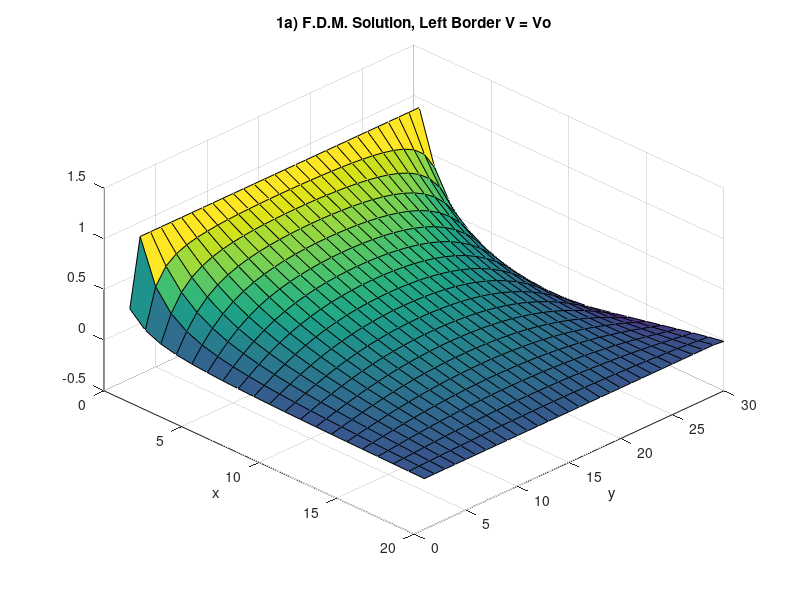
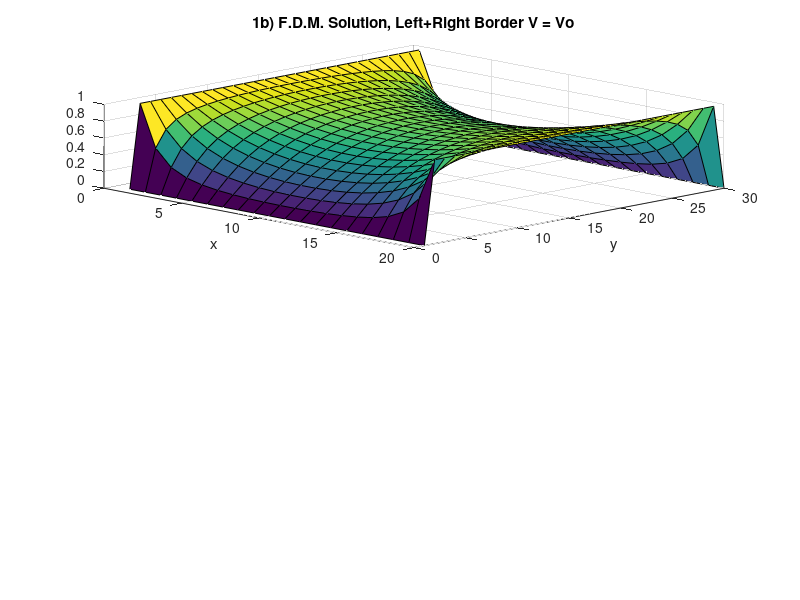

Here is the MATLAB script that generated these plots, in order:
%% Assignment 2 Finite Difference Method
% Part 1

clear all;
close all;
set(0,'DefaultFigureWindowStyle','docked');

%%
% set the size of the region being used

L = 3;
W = 2;

% Set Vo arbitrarily to 1
Vo = 1;

% Set the spacing for the mesh and the number of nodes total based on
% region size
dx = 0.1;
dy = 0.1;
nx = L/dx;
ny = W/dy;

%%
% Using the finite difference method, a matrix G is used where GV = F
% V represetnts the voltage at discretized points within thje selescted
% region.
% F represents a matrix that forces the boundary conditions.
% G represents the voltage at each point relative to the points surrounding
% it.
% 


% The G matrix is formed using the number of points calculated above
G = zeros(nx*ny,nx*ny);
Gb = zeros(nx*ny,nx*ny);

% Now we generate the F matrix
F = zeros(nx*ny,1);
Fb = zeros(nx*ny,1);

for i=1:nx
    for j=1:ny
        % set up the mapping variable for G to F
        n = j+(i-1)*ny;
        
        if i == 1
            G(n,:) = 0;
            G(n,n) = -3;
%             G(n,n+1) = 1;
            G(n,n+ny) = 1;
%             G(n,n-ny) = 1;
            
            Gb(n,:) = 0;
            Gb(n,n) = 1;
            Fb(n) = 0;
        elseif i == nx
            G(n,n) = -3;
            G(n,n-1) = 1;
            G(n,n+ny) = 1;
            G(n,n-ny) = 1;
            
            Gb(n,:) = 0;
            Gb(n,n) = 1;
            Fb(n) = 0;
        elseif j == 1
            G(n,:) = 0;
            G(n,n) = 1;
            F(n) = 1;
            
            Gb(n,:) = 0;
            Gb(n,n) = 1;
            Fb(n) = 1;
        elseif j == ny
            G(n,:) = 0;
            G(n,n) = 1;
            F(n) = 0;
            
            Gb(n,:) = 0;
            Gb(n,n) = 1;
            Fb(n) = 1;
        else
            G(n,n) = -4;
            G(n,n+1) = 1;
            G(n,n-1) = 1;
            G(n,n+ny) = 1;
            G(n,n-ny) = 1;
            
            Gb(n,n) = -4;
            Gb(n,n+1) = 1;
            Gb(n,n-1) = 1;
            Gb(n,n+ny) = 1;
            Gb(n,n-ny) = 1;
        end
    end
end


% Now that the matricies are set up, the solution can be found
V = G\F;
Vb = Gb\Fb;
S = zeros(nx,ny,1);
Sb = zeros(nx,ny,1);

for i = 1:nx
    for j = 1:ny
        n = j+(i-1)*ny;
        S(i,j) = V(n);
        Sb(i,j) = Vb(n);
    end
end

figure(1);
surf(S);
hold on;
xlabel('x');
ylabel('y');
title('1a) F.D.M. Solution, Left Border V = Vo');
set(gca,'View', [45 45]);

figure(2);
subplot(2,1,1);
surf(Sb);
xlabel('x');
ylabel('y');
title('1b) F.D.M. Solution, Left+Right Border V = Vo');
set(gca,'View', [45 45]);

% The analytical solution for part b must be done to compare to the numeric
a = ny;
b = nx/2;

x2 = linspace(-nx/2,nx/2,30);
y2 = linspace(0,ny,ny);

[i,j] = meshgrid(x2,y2);
Sb2 = zeros(ny,nx);

% for n = 1:2:600
%     Sb2 = (Sb2+(cosh(n*pi*i/a).*sin(n*pi*j/a))./(n*cosh(n*pi*b/a)));
%     subplot(2,1,2);
%     surf(x2,y2,(4/pi)*Sb2)
%     axis tight
%     title('Analytical Solution, Left+Right Border V = Vo');
%     xlabel('x');
%     ylabel('y');
%     set(gca,'View', [45 45]);
%     pause(0.01)
% end


